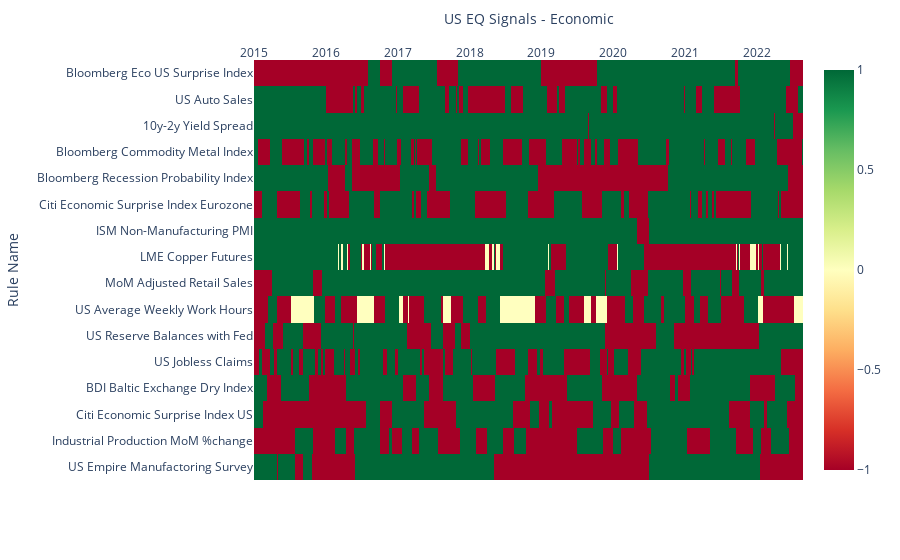

Notebook code for this chart:
### Markdown cell above
## Daily Heatmaps for Each Bucket

### Code cell
plot(heatmap_econ_df.T, x_title="US EQ Signals - Economic", y_title="Rule Name")

### Figure 1 — Plotly figure (JSON) as saved in the notebook; plotly's stock layout.template omitted (floating-point values rounded to 4 significant figures; data arrays with more than 128 entries replaced by an {"elided": "..."} marker saying what was removed)
{"data": [{"coloraxis": "coloraxis", "hovertemplate": "US EQ Signals - Economic: %{x}<br>Rule Name: %{y}<br>color: %{z}<extra></extra>", "name": "0", "type": "heatmap", "x": {"elided": "2793 str values"}, "xaxis": "x", "y": ["Bloomberg Eco US Surprise Index", "US Auto Sales", "10y-2y Yield Spread", "Bloomberg Commodity Metal Index", "Bloomberg Recession Probability Index", "Citi Economic Surprise Index Eurozone", "ISM Non-Manufacturing PMI", "LME Copper Futures", "MoM Adjusted Retail Sales", "US Average Weekly Work Hours", "US Reserve Balances with Fed", "US Jobless Claims", "BDI Baltic Exchange Dry Index", "Citi Economic Surprise Index US", "Industrial Production MoM %change", "US Empire Manufactoring Survey"], "yaxis": "y", "z": {"elided": "16x2793 int values"}}], "layout": {"coloraxis": {"colorscale": [[0, "rgb(165,0,38)"], [0.1, "rgb(215,48,39)"], [0.2, "rgb(244,109,67)"], [0.3, "rgb(253,174,97)"], [0.4, "rgb(254,224,139)"], [0.5, "rgb(255,255,191)"], [0.6, "rgb(217,239,139)"], [0.7, "rgb(166,217,106)"], [0.8, "rgb(102,189,99)"], [0.9, "rgb(26,152,80)"], [1, "rgb(0,104,55)"]]}, "margin": {"t": 60}, "xaxis": {"anchor": "y", "constrain": "domain", "domain": [0, 1], "scaleanchor": "y", "side": "top", "title": {"text": "US EQ Signals - Economic"}}, "yaxis": {"anchor": "x", "autorange": "reversed", "constrain": "domain", "domain": [0, 1], "title": {"text": "Rule Name"}}}}
